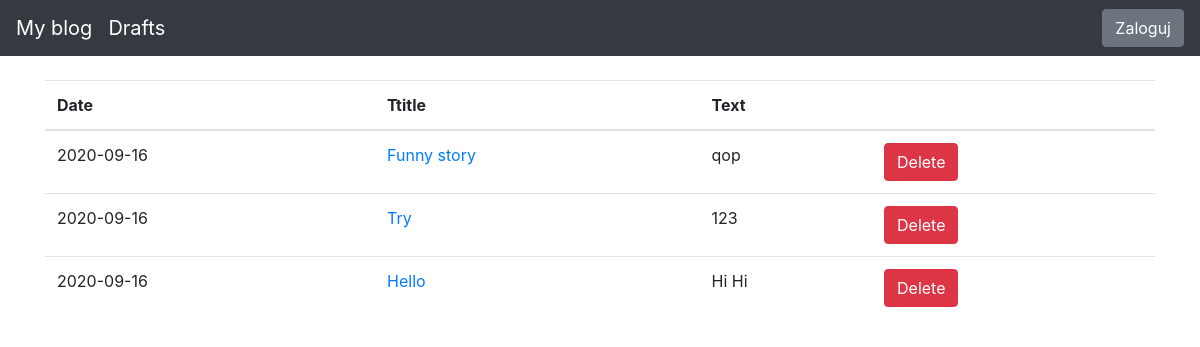
/draft-posts, run on an earlier commit of the app's database.
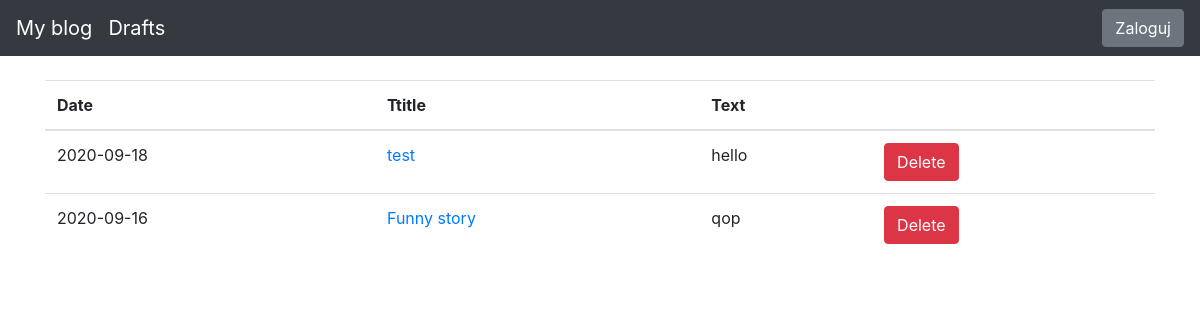
And on a later commit of the database.
### blog/models.py (models this page shows)
class Entry(db.Model):
   id = db.Column(db.Integer, primary_key=True)
   title = db.Column(db.String(80), nullable=False)
   body = db.Column(db.Text, nullable=False)
   pub_date = db.Column(db.DateTime, nullable=False,
       default=datetime.datetime.utcnow)
   is_published = db.Column(db.Boolean, default=False)

### blog/routes.py (the view)
@app.route('/draft-posts')
def draft_posts():
    drafts = Entry.query.filter_by(is_published=False).order_by(Entry.pub_date.desc())
    return render_template("drafts.html", drafts=drafts)

### blog/templates/drafts.html
{% extends "base.html" %}
{% block content %}
<table class="table">
   <thead>
     <tr>
       <th scope="col">Date</th>
       <th scope="col">Ttitle</th>
       <th scope="col">Text</th>
       <th scope="col"></th>
     </tr>
   </thead>
   <tbody>
       {% for post in drafts %}
     <tr>
       <td>
           {{ post.pub_date.strftime('%Y-%m-%d') }}
       </td>
       <td>
           <a href="{{ url_for('exist_post', id=post.id) }}">
               {{ post.title }}
           </a>
       </td>
       <td>{{ post.body|truncate(100, true) }}</td>
         <td><form method="POST" action = "/delete-post/{{ post.id }}"><button type="submit" class="btn btn-danger">Delete</button></form></td>
     </tr>
     {% endfor %}
   </tbody>
 </table>
{% endblock %}

What changed in the data, as far as the page shows it:
removed Entry: pub_date "2020-09-16", title "Try", body "123"
removed Entry: pub_date "2020-09-16", title "Hello", body "Hi Hi"
added Entry: pub_date "2020-09-18", title "test", body "hello"
